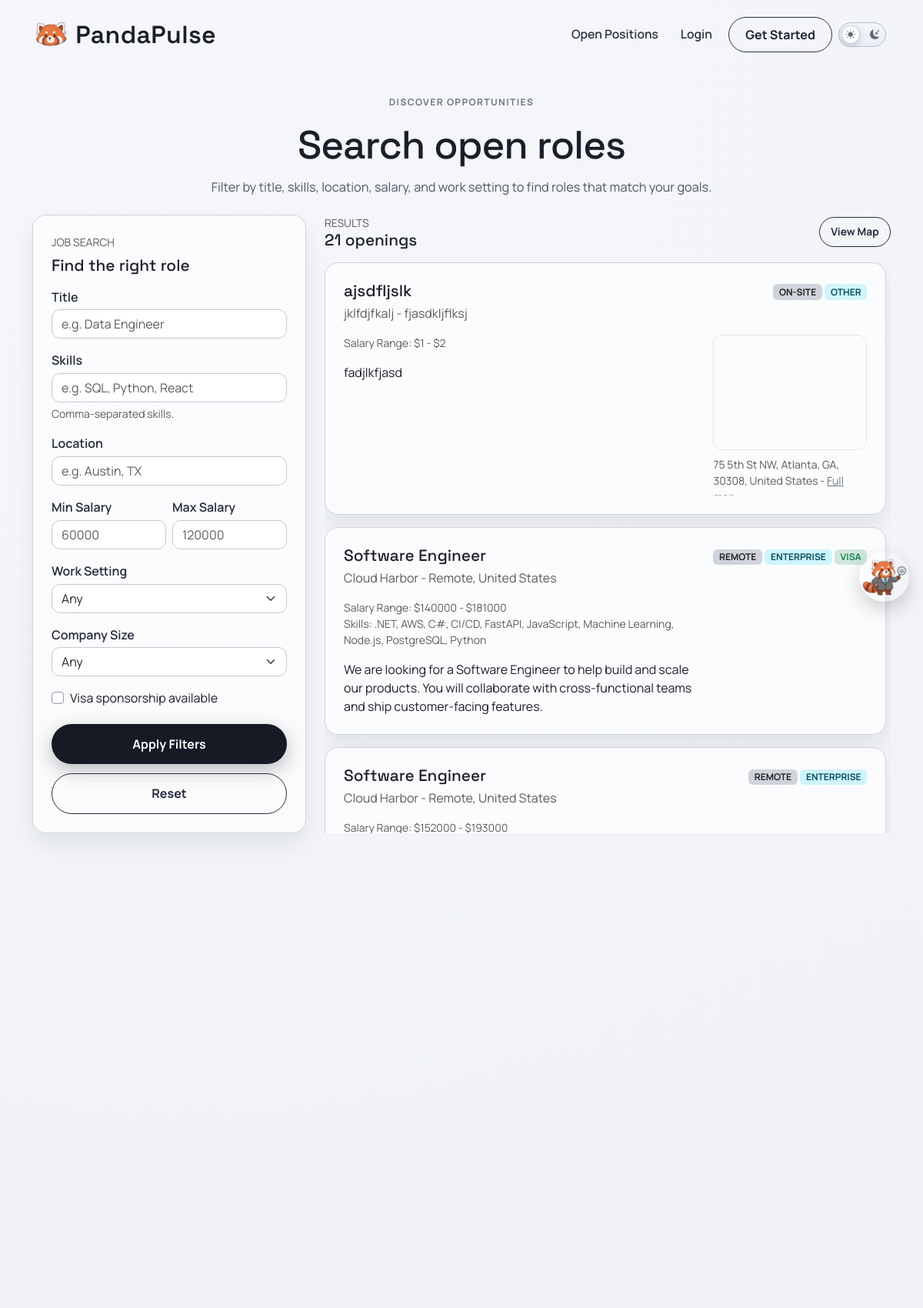
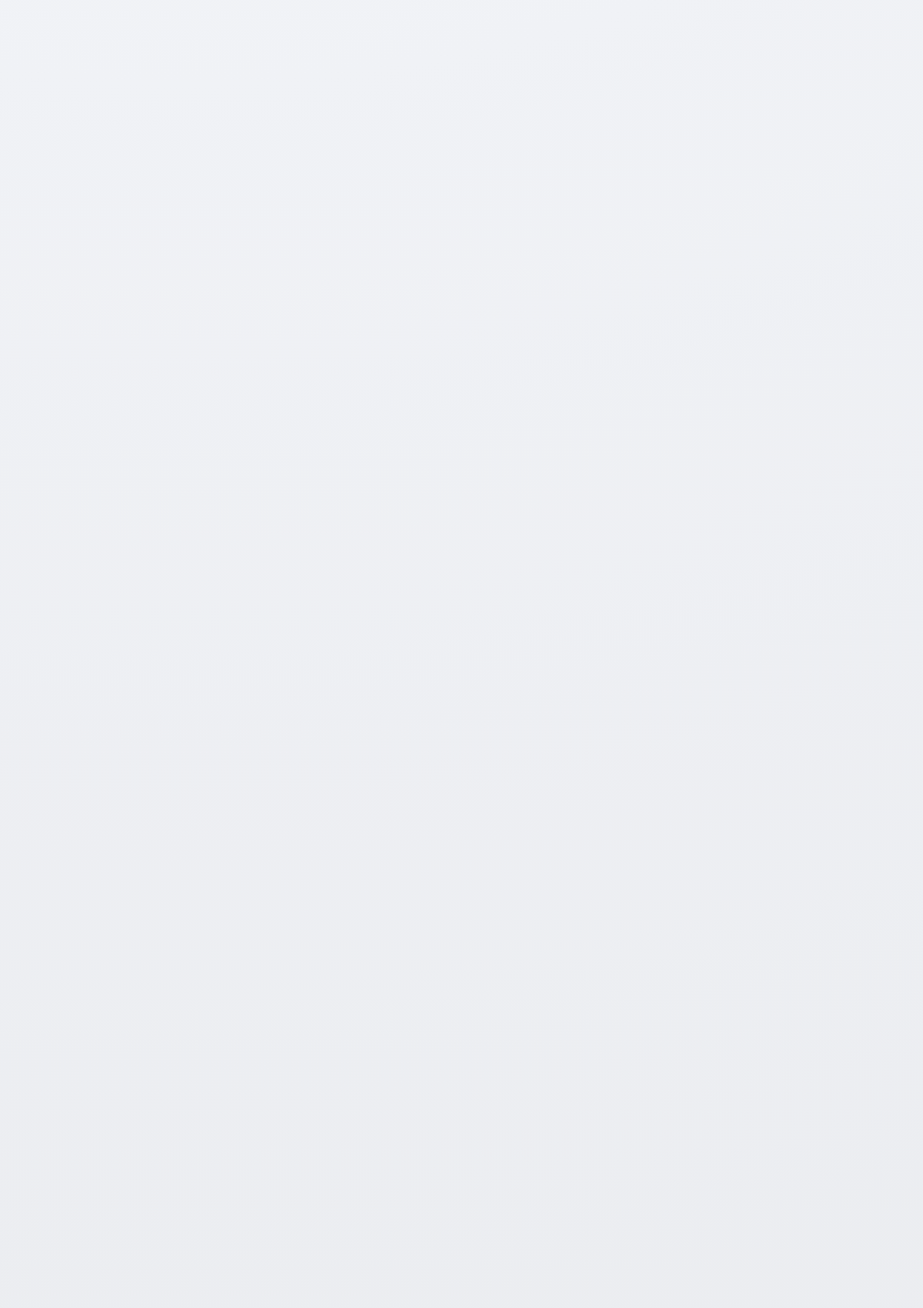
The app's page /jobposts/search/ (upper part) with its own data (2 pictures, top to bottom).
### jobposts/models.py (models this page shows, shortened)
class JobPost(models.Model):
    COMPANY_SIZE_CHOICES = [
        ("small", "Small (1-50)"),
        ("mid_size", "Mid-size (51-500)"),
        ("large", "Large (501-5,000)"),
        ("fortune_500", "Fortune 500"),
        ("startup", "Startup"),
        ("enterprise", "Enterprise"),
        ("other", "Other"),
    ]
    owner = models.ForeignKey(
        settings.AUTH_USER_MODEL,
        on_delete=models.CASCADE,
        related_name='job_posts',
        null=True,
        blank=True,
    )
    title = models.CharField(max_length=200)
    company = models.CharField(max_length=150)
    location = models.CharField(max_length=150)
    pay_range = models.CharField(max_length=100)
    skills = models.CharField(max_length=300, blank=True)
    salary_min = models.IntegerField(null=True, blank=True)
    salary_max = models.IntegerField(null=True, blank=True)
    WORK_SETTING_CHOICES = [
        ("remote", "Remote"),
        ("onsite", "On-site"),
        ("hybrid", "Hybrid"),
    ]
    work_setting = models.CharField(max_length=20, choices=WORK_SETTING_CHOICES, default="onsite")
    company_size = models.CharField(max_length=20, choices=COMPANY_SIZE_CHOICES, default="other")
    visa_sponsorship = models.BooleanField(default=False)
    description = models.TextField()
    created_at = models.DateTimeField(auto_now_add=True)

### map/models.py (models this page shows, shortened)
class OfficeLocation(models.Model):
    job_post = models.OneToOneField(
        'jobposts.JobPost',
        on_delete=models.CASCADE,
        related_name='office_location',
    )
    address_line_1 = models.CharField(max_length=255, blank=True)
    address_line_2 = models.CharField(max_length=255, blank=True)
    city = models.CharField(max_length=100, blank=True)
    state = models.CharField(max_length=100, blank=True)
    postal_code = models.CharField(max_length=20, blank=True)
    country = models.CharField(max_length=100, blank=True, default='United States')
    latitude = models.DecimalField(
        max_digits=9,
        decimal_places=6,
        validators=[
            MinValueValidator(Decimal('-90')),
            MaxValueValidator(Decimal('90')),
        ],
    )
    longitude = models.DecimalField(
        max_digits=9,
        decimal_places=6,
        validators=[
            MinValueValidator(Decimal('-180')),
            MaxValueValidator(Decimal('180')),
        ],
    )
    class Meta:
        ordering = ['job_post_id']
    @property
    def full_address(self):
        parts = [
            self.address_line_1,
            self.address_line_2,
            self.city,
            self.state,
            self.postal_code,
            self.country,
        ]
        return ', '.join([part for part in parts if part])
    @property
    def osm_embed_url(self):
        lat = float(self.latitude)
        lon = float(self.longitude)
        return f'https://maps.google.com/maps?q={lat},{lon}&z=15&output=embed'

### jobposts/views.py (the view, shortened to what this page needs)
# urls.py: path('search/', views.search, name='jobposts.search'),
def search(request):
    if request.user.is_authenticated:
        prof = Profile.objects.filter(user=request.user).first()
        if prof and (prof.account_type == Profile.AccountType.EMPLOYER and not prof.user.is_staff):
            return redirect("accounts.candidate_search")
    template_data = {'title': 'Job Search'}
    posts = JobPost.objects.select_related('office_location').all().order_by('-created_at')
    can_post_job = False
    if request.user.is_authenticated:
        can_post_job = _is_employer(request.user)
    title = request.GET.get('title', '').strip()
    skills = request.GET.get('skills', '').strip()
    location = request.GET.get('location', '').strip()
    salary_min = request.GET.get('salary_min', '').strip()
    salary_max = request.GET.get('salary_max', '').strip()
    work_setting = request.GET.get('work_setting', '').strip()
    company_size = request.GET.get('company_size', '').strip()
    visa_sponsorship = request.GET.get('visa_sponsorship', '').strip()
    use_home_radius = False
    radius_miles = ''
    radius_warning = ''
    radius_active = False
    is_applicant = False
    applicant_profile = None
    has_home_address = False
    home_address = ''
    if title:
        posts = posts.filter(title__icontains=title)
    if skills:
        skill_terms = [term.strip() for term in skills.split(',') if term.strip()]
        for term in skill_terms:
            posts = posts.filter(skills__icontains=term)
    if location:
        posts = posts.filter(location__icontains=location)
    if work_setting:
        posts = posts.filter(work_setting=work_setting)
    if company_size:
        posts = posts.filter(company_size=company_size)
    if visa_sponsorship.lower() in {'true', '1', 'on', 'yes'}:
        posts = posts.filter(visa_sponsorship=True)
    if salary_min:
        try:
            min_value = int(salary_min)
            posts = posts.filter(Q(salary_max__gte=min_value) | Q(salary_min__gte=min_value))
        except ValueError:
            pass
    if salary_max:
        try:
            max_value = int(salary_max)
            posts = posts.filter(Q(salary_min__lte=max_value) | Q(salary_max__lte=max_value))
        except ValueError:
            pass
    posts_sequence = list(posts)
    matched_posts = []
    other_posts = posts_sequence
    template_data['posts'] = posts_sequence
    template_data['matched_posts'] = matched_posts
    template_data['other_posts'] = other_posts
    template_data['posts_count'] = len(posts_sequence)
    template_data['can_post_job'] = can_post_job
    template_data['filters'] = {
        'title': title,
        'skills': skills,
        'location': location,
        'salary_min': salary_min,
        'salary_max': salary_max,
        'work_setting': work_setting,
        'company_size': company_size,
        'visa_sponsorship': visa_sponsorship.lower() in {'true', '1', 'on', 'yes'},
        'use_home_radius': use_home_radius,
        'radius_miles': radius_miles,
    }
    template_data['is_applicant'] = is_applicant
    template_data['has_home_address'] = has_home_address
    template_data['home_address'] = home_address
    template_data['radius_warning'] = radius_warning
    template_data['radius_active'] = radius_active
    return render(request, 'jobposts/search.html', {'template_data': template_data})

### accounts/context_processors.py (called while the page is built)
def can_post_job(request):
    if not request.user.is_authenticated:
        return {"can_post_job": False}
    is_employer = Profile.objects.filter(
        user=request.user,
        account_type=Profile.AccountType.EMPLOYER,
    ).exists()
    return {"can_post_job": is_employer}

### jobposts/templates/jobposts/search.html (shortened to what this page needs)
{% extends 'base.html' %}
{% block content %}
<section class="page-shell job-search-page">
  <div class="container">
    <div class="page-intro text-center">
      <p class="page-kicker">Discover opportunities</p>
      <h1 class="page-title">Search open roles</h1>
      <p class="page-copy">Filter by title, skills, location, salary, and work setting to find roles that match your goals.</p>
    </div>
    <div class="row g-4">
      <div class="col-lg-4">
        <div class="surface-card">
          <div class="text-uppercase text-muted small mb-2">Job search</div>
          <h2 class="surface-title mb-3">Find the right role</h2>
          <form method="get" class="vstack gap-3" id="job-search-filters">
            <div>
              <label class="form-label">Title</label>
              <input type="text" name="title" class="form-control" placeholder="e.g. Data Engineer" value="{{ template_data.filters.title }}">
            </div>
            <div>
              <label class="form-label">Skills</label>
              <input type="text" name="skills" class="form-control" placeholder="e.g. SQL, Python, React" value="{{ template_data.filters.skills }}">
              <div class="form-text">Comma-separated skills.</div>
            </div>
            <div>
              <label class="form-label">Location</label>
              <input type="text" name="location" class="form-control" placeholder="e.g. Austin, TX" value="{{ template_data.filters.location }}">
            </div>
            <div class="row g-2">
              <div class="col-6">
                <label class="form-label">Min Salary</label>
                <input type="number" name="salary_min" class="form-control" placeholder="60000" value="{{ template_data.filters.salary_min }}">
              </div>
              <div class="col-6">
                <label class="form-label">Max Salary</label>
                <input type="number" name="salary_max" class="form-control" placeholder="120000" value="{{ template_data.filters.salary_max }}">
              </div>
            </div>
            <div>
              <label class="form-label">Work Setting</label>
              <select name="work_setting" class="form-select">
                <option value="" {% if not template_data.filters.work_setting %}selected{% endif %}>Any</option>
              </select>
            </div>
            <div>
              <label class="form-label">Company Size</label>
              <select name="company_size" class="form-select">
                <option value="" {% if not template_data.filters.company_size %}selected{% endif %}>Any</option>
              </select>
            </div>
            <div class="form-check">
              <input class="form-check-input" type="checkbox" id="visa_sponsorship" name="visa_sponsorship" value="true" {% if template_data.filters.visa_sponsorship %}checked{% endif %}>
              <label class="form-check-label" for="visa_sponsorship">Visa sponsorship available</label>
            </div>
            <div class="form-actions mt-1">
              <button type="submit" class="primary-btn border-0 w-100">Apply Filters</button>
              <a href="{% url 'jobposts.search' %}" class="secondary-btn w-100">Reset</a>
            </div>
          </form>
        </div>
      </div>
      <div class="col-lg-8">
        <div class="d-flex align-items-center justify-content-between mb-3">
          <div>
            <div class="text-uppercase text-muted small">Results</div>
            <h3 class="surface-title mb-0">{{ template_data.posts_count }} openings</h3>
          </div>
          <a class="secondary-btn btn-compact" href="{% url 'map.jobs_map' %}">View Map</a>
        </div>
        {% if template_data.posts %}
          <div class="vstack gap-3 job-results-scroll">
            {% for post in template_data.other_posts|default:template_data.posts %}
              <div class="surface-card py-4">
                <div class="d-flex justify-content-between flex-wrap gap-2">
                  <div>
                    <h4 class="surface-title mb-1">{{ post.title }}</h4>
                    <div class="text-muted">{{ post.company }} - {{ post.location }}</div>
                  </div>
                  <div class="d-flex flex-column align-items-end justify-content-between gap-2">
                    <div class="text-end">
                      <span class="badge bg-dark-subtle text-dark text-uppercase">{{ post.get_work_setting_display }}</span>
                      <span class="badge bg-info-subtle text-info-emphasis text-uppercase">{{ post.get_company_size_display }}</span>
                      {% if post.visa_sponsorship %}
                        <span class="badge bg-success-subtle text-success text-uppercase">Visa</span>
                      {% endif %}
                    </div>
                  </div>
                </div>
                <div class="job-post-layout mt-3">
                  <div class="job-post-main">
                    {% if post.salary_min or post.salary_max %}
                      <div class="small text-muted">
                        Salary Range:
                        {% if post.salary_min %}${{ post.salary_min }}{% endif %}
                        {% if post.salary_min and post.salary_max %} - {% endif %}
                        {% if post.salary_max %}${{ post.salary_max }}{% endif %}
                      </div>
                    {% endif %}
                    {% if post.skills %}<div class="small text-muted">Skills: {{ post.skills }}</div>{% endif %}
                    <p class="mt-3 mb-0">{{ post.description|truncatewords:40 }}</p>
                  </div>
                  {% if post.office_location %}
                  <aside class="job-post-map">
                    <div class="ratio ratio-4x3 job-post-map-frame">
                      <iframe title="Office location map" src="{{ post.office_location.osm_embed_url }}" loading="lazy"></iframe>
                    </div>
                    <div class="small text-muted mt-2 job-post-location-scroll">
                      {% if post.office_location.full_address %}{{ post.office_location.full_address }} - {% endif %}
                      <a href="{% url 'map.job_location' post.id %}" class="link-secondary">Full map</a>
                    </div>
                  </aside>
                  {% endif %}
                </div>
              </div>
            {% endfor %}
          </div>
        {% else %}
          <div class="surface-card p-5 text-center">
            <h4 class="surface-title mb-2">No matching jobs yet</h4>
            <p class="text-muted mb-4">Try widening your filters.</p>
          </div>
        {% endif %}
      </div>
    </div>
  </div>
</section>
{% endblock content %}

### project2/static/css/style.css (style rules this page uses)
:root { --bg-base: #e7e8eb; --ink: #1c1f29; --ink-muted: #515662; --line: #c3c8d0; --panel: #9fc3df; --panel-2: #c8deef; }
* { box-sizing: border-box; }
body { margin: 0; min-height: 100vh; font-family: "Manrope", sans-serif; color: var(--ink); background: radial-gradient(circle at 20% 0%, #f5f7fb 0%, rgba(245, 247, 251, 0.3) 38%, transparent 65%), linear-gradient(180deg, #eceef2 0%, var(--bg-base) 100%); }
.primary-btn, .secondary-btn, .danger-btn { display: inline-flex; align-items: center; justify-content: center; text-decoration: none; border-radius: 999px; font-weight: 700; padding: 0.85rem 1.55rem; min-width: 158px; transition: transform 0.22s ease, box-shadow 0.22s ease, background 0.22s ease; }
.btn-compact { min-width: auto; padding: 0.5rem 0.9rem; font-size: 0.86rem; }
.primary-btn { background: #161a25; color: #fff; box-shadow: 0 8px 24px rgba(22, 26, 37, 0.28); }
.secondary-btn { border: 1.3px solid #252b3b; color: #252b3b; }
.page-shell { padding: 2.1rem 0 3.4rem; }
.page-intro { max-width: 860px; margin: 0 auto 1.4rem; }
.page-title { font-family: "Space Grotesk", sans-serif; font-size: clamp(2rem, 4.8vw, 3.2rem); letter-spacing: -0.02em; margin-bottom: 0.7rem; }
.page-kicker { text-transform: uppercase; letter-spacing: 0.12em; font-size: 0.75rem; font-weight: 700; color: #6f7480; }
.page-copy { color: var(--ink-muted); font-size: 1.02rem; line-height: 1.6; }
.surface-card { background: rgba(255, 255, 255, 0.68); border: 1px solid #cfd3da; border-radius: 18px; padding: 1.5rem; box-shadow: 0 14px 30px rgba(18, 23, 36, 0.08); }
.surface-title { font-family: "Space Grotesk", sans-serif; font-size: 1.3rem; margin-bottom: 0.55rem; }
.field-block label, .form-label { font-weight: 600; color: #252b3a; margin-bottom: 0.3rem; }
.form-control, .form-select { border-radius: 11px; border-color: #c3c9d2; background-color: rgba(255, 255, 255, 0.92); }
.form-check-input { border-color: #8f98a9; }
.form-actions { display: flex; gap: 0.75rem; align-items: center; flex-wrap: wrap; }
.form-actions .primary-btn, .form-actions .secondary-btn, .form-actions .danger-btn { min-width: 150px; }
.job-post-layout { display: grid; grid-template-columns: minmax(0, 1fr) 200px; gap: 1rem; align-items: stretch; }
.job-post-main { min-width: 0; }
.job-post-map { justify-self: end; align-self: stretch; width: 100%; max-width: 200px; display: flex; flex-direction: column; height: 100%; }
.job-post-map-frame { overflow: hidden; border-radius: 12px; border: 1px solid #e5e7eb; }
.job-post-map-frame iframe { border: 0; }
.job-post-location-scroll { max-height: 3.2rem; overflow-y: auto; padding-right: 0.2rem; }
.job-search-page .job-results-scroll { max-height: 75vh; overflow-y: auto; padding-right: 0.35rem; }

### project2/static/mascot/panda.css (style rules this page uses)
:root { --panda-size: 65px; --panda-z: 9999; --panda-shadow: 0 10px 25px rgba(0,0,0,.18); --panda-gap: 10px; --panda-bubble-bg: rgba(0,0,0,.82); --panda-bubble-color: #fff; --panda-bubble-radius: 12px; --panda-bubble-font: 12px; --panda-bubble-pad-y: 10px; --panda-bubble-pad-x: 30px; --panda-bubble-maxw: 350px; }

### records on screen
JobPost: title "ajsdfljslk", company "jklfdjfkalj", location "fjasdkljflksj", work_setting "ON-SITE", company_size "OTHER", salary_min "1", salary_max "2", description "fadjlkfjasd", office_location.full_address "75 5th St NW, Atlanta, GA, 30308, United States"
JobPost: title "Software Engineer", company "Cloud Harbor", location "Remote, United States", work_setting "REMOTE", company_size "ENTERPRISE", visa_sponsorship "VISA", salary_min "140000", salary_max "181000", skills ".NET, AWS, C#, CI/CD, FastAPI, JavaScript, Machine Learning, Node.js, PostgreSQL, Python", description "We are looking for a Software Engineer to help build and scale our products. You will collaborate with cross-functional teams and ship customer-facing features."
JobPost: title "Software Engineer", company "Cloud Harbor", location "Remote, United States", work_setting "REMOTE", company_size "ENTERPRISE", salary_min "152000", salary_max "193000"

### other values on screen
{{ template_data.posts_count }} "21"
